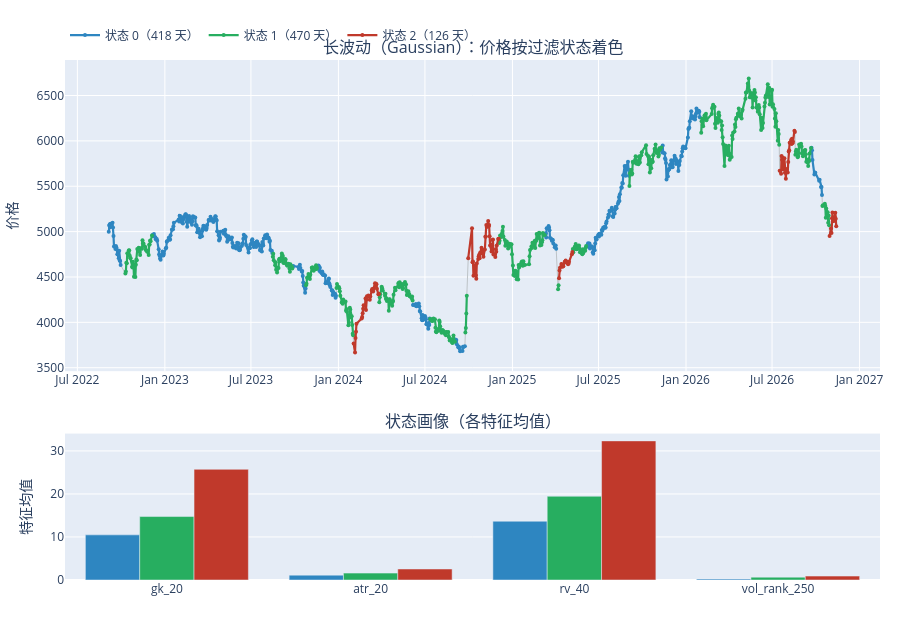

Notebook cell for this chart:
### Markdown cell above
## 四、长波动（Gaussian）

### Code cell
plot_states('长波动').show()

### Figure 1 — Plotly figure (JSON) as saved in the notebook; plotly's stock layout.template omitted (floating-point values rounded to 4 significant figures; data arrays with more than 128 entries replaced by an {"elided": "..."} marker saying what was removed)
{"data": [{"line": {"color": "#BDC3C7", "width": 1}, "mode": "lines", "name": "价格", "showlegend": false, "type": "scatter", "x": {"elided": "1014 str values"}, "xaxis": "x", "y": {"elided": "1014 float values"}, "yaxis": "y"}, {"line": {"color": "#2E86C1", "width": 2.2}, "marker": {"color": "#2E86C1", "size": 4}, "mode": "lines+markers", "name": "状态 0（418 天）", "type": "scatter", "x": {"elided": "1014 str values"}, "xaxis": "x", "y": {"elided": "1014 float values"}, "yaxis": "y"}, {"line": {"color": "#27AE60", "width": 2.2}, "marker": {"color": "#27AE60", "size": 4}, "mode": "lines+markers", "name": "状态 1（470 天）", "type": "scatter", "x": {"elided": "1014 str values"}, "xaxis": "x", "y": {"elided": "1014 float values"}, "yaxis": "y"}, {"line": {"color": "#C0392B", "width": 2.2}, "marker": {"color": "#C0392B", "size": 4}, "mode": "lines+markers", "name": "状态 2（126 天）", "type": "scatter", "x": {"elided": "1014 str values"}, "xaxis": "x", "y": {"elided": "1014 float values"}, "yaxis": "y"}, {"marker": {"color": "#2E86C1"}, "name": "状态 0", "showlegend": false, "type": "bar", "x": ["gk_20", "atr_20", "rv_40", "vol_rank_250"], "xaxis": "x2", "y": [10.49, 1.13, 13.66, 0.23], "yaxis": "y2"}, {"marker": {"color": "#27AE60"}, "name": "状态 1", "showlegend": false, "type": "bar", "x": ["gk_20", "atr_20", "rv_40", "vol_rank_250"], "xaxis": "x2", "y": [14.75, 1.6, 19.46, 0.66], "yaxis": "y2"}, {"marker": {"color": "#C0392B"}, "name": "状态 2", "showlegend": false, "type": "bar", "x": ["gk_20", "atr_20", "rv_40", "vol_rank_250"], "xaxis": "x2", "y": [25.72, 2.56, 32.33, 0.91], "yaxis": "y2"}], "layout": {"annotations": [{"font": {"size": 16}, "showarrow": false, "text": "长波动（Gaussian）：价格按过滤状态着色", "x": 0.5, "xanchor": "center", "xref": "paper", "y": 1.0, "yanchor": "bottom", "yref": "paper"}, {"font": {"size": 16}, "showarrow": false, "text": "状态画像（各特征均值）", "x": 0.5, "xanchor": "center", "xref": "paper", "y": 0.2816, "yanchor": "bottom", "yref": "paper"}], "height": 620, "hovermode": "x unified", "legend": {"orientation": "h", "y": 1.02, "yanchor": "bottom"}, "margin": {"b": 40, "l": 40, "r": 20, "t": 60}, "xaxis": {"anchor": "y", "domain": [0.0, 1.0]}, "xaxis2": {"anchor": "y2", "domain": [0.0, 1.0]}, "yaxis": {"anchor": "x", "domain": [0.4016, 1.0], "title": {"text": "价格"}}, "yaxis2": {"anchor": "x2", "domain": [0.0, 0.2816], "title": {"text": "特征均值"}}}}
